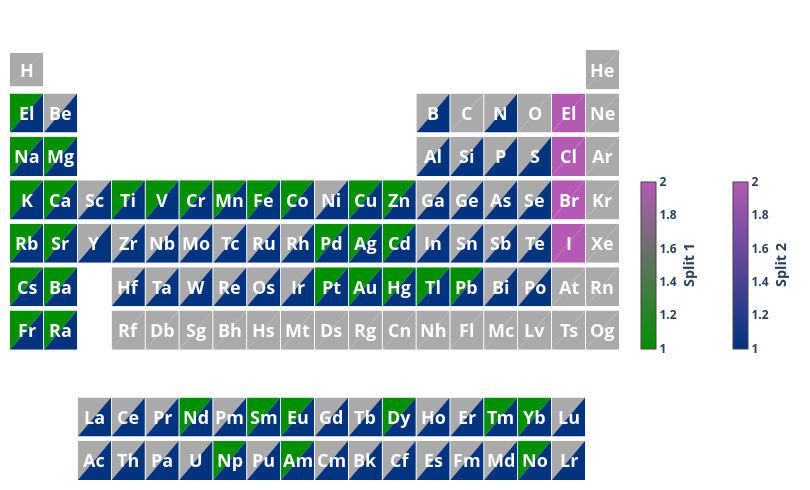

This figure's notebook cell:
### Code cell
colorbars = [
    dict(title=f"Metric {idx + 1}", orientation="h", showscale=False)
    for idx in range(2)
]

fig = pmz.ptable_heatmap_splits_plotly(
    data=eldata,
    orientation="diagonal",
    element_symbol_map=dict(Li="El", F="El"),
    colorscale=sequential_colors,
    colorbar=None,
    on_empty="show",
    split_value_fmt=None,
    symbol_kwargs=dict(font_size=18),
    # subplot_kwargs= dict(showscale=False)
)
fig.update_layout(font=dict(weight="bold"))
fig.show()
# pmz.io.save_and_compress_svg(fig, filename="HDPptable_withEl.svg")
